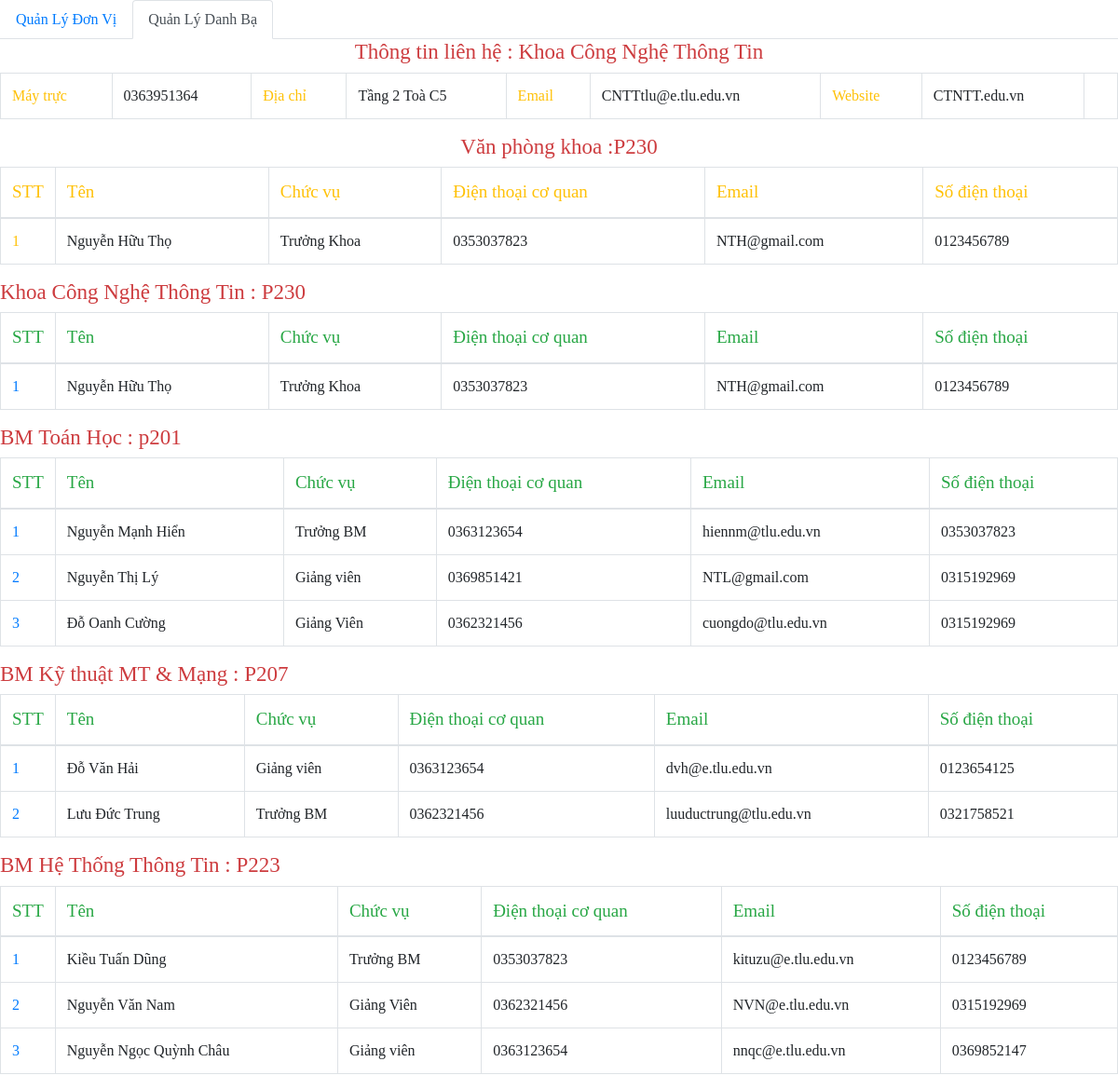
The app's page /admin/Donvi/Detail.php?id=20 (signed in), older data.
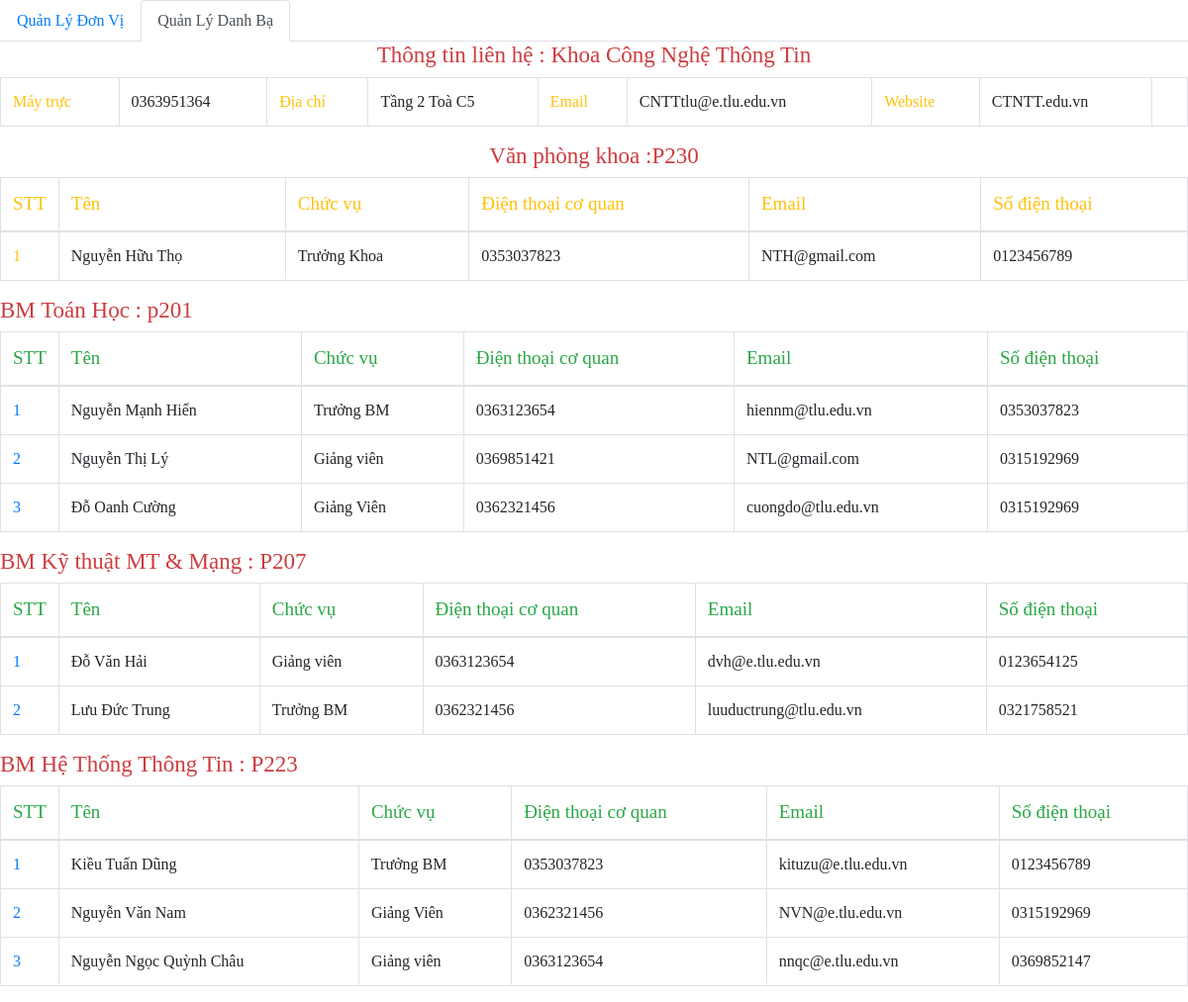
The same page, newer data.
### tables this page shows
CREATE TABLE `donvi` (
  `id` int(10) NOT NULL,
  `name` varchar(255) NOT NULL,
  `sophong` varchar(10) NOT NULL,
  `maytruc` int(255) DEFAULT NULL,
  `diachi` varchar(255) DEFAULT NULL,
  `email` varchar(255) DEFAULT NULL,
  `website` varchar(255) DEFAULT NULL,
  `id_child` int(10) DEFAULT NULL
);

CREATE TABLE `canbo` (
  `id` int(11) NOT NULL,
  `name` varchar(255) NOT NULL,
  `thumbnail` varchar(255) NOT NULL,
  `chucvu` varchar(255) NOT NULL,
  `coquan` varchar(255) NOT NULL,
  `email` varchar(255) NOT NULL,
  `sdt` int(11) NOT NULL,
  `id_donvi` int(10) DEFAULT NULL
);

### db/dbhelper.php (called while the page is built, shortened)
<?php
function select_list($sql) {
	$con = mysqli_connect(HOST, USERNAME, PASSWORD, DATABASE);
	$result = mysqli_query($con, $sql);
	$data   = [];
	while ($row = mysqli_fetch_array($result, 1)) {
		$data[] = $row;
	}
	return $data;
}

### admin/Donvi/Detail.php (the view, shortened to what this page needs)
<?php
require_once ('../../db/dbhelper.php');
if (isset($_GET['id'])) {
	$id      = $_GET['id'];
}
?>
<!DOCTYPE html>
<html>
<head>
	<link rel="stylesheet" href="https://maxcdn.bootstrapcdn.com/bootstrap/4.4.1/css/bootstrap.min.css">
	         <link rel="stylesheet" type="text/css" href="Detail.css">
	<link href="https://cdn.jsdelivr.net/npm/summernote@0.8.18/dist/summernote.min.css" rel="stylesheet">
</head>
<body  >
	<ul class="nav nav-tabs">
	  <li class="nav-item">
	    <a class="nav-link" href="index.php">Quản Lý Đơn Vị</a>
	  </li>
	   <li class="nav-item">
	    <a class="nav-link active" href="../Danhba/index.php">Quản Lý Danh Bạ</a>
	  </li>
	</ul>
			<table class="table table-bordered table-hover">
				<tbody>
<?php
$sql          = 'select * from donvi where id =' .$id;
$loginList = select_list($sql);
foreach ($loginList as $item) {
	echo '<tr>
				<td class="text-warning">Máy trực</td>
				<td >0'.$item['maytruc'].'</td>
				<td class="text-warning">Địa chỉ</td>
				<td >'.$item['diachi'].'</td>
				<td class="text-warning">Email</td>
				<td >'.$item['email'].'</td>
				<td class="text-warning">Website</td>
				<td >'.$item['website'].'</td>
				<td ></td>
			</tr>';
}
?>
<h2 class="text-center">Thông tin liên hệ : <?=$item['name']?></h2>
					</tbody>
			</table>
<h2 class="text-center">Văn phòng khoa :<?=$item['sophong']?></h2>
<table class="table table-bordered table-hover">
					<thead>
						<tr>
							<th width="50px" class="text-warning">STT</th>
							<th class="text-warning">Tên </th>
							<th class="text-warning"> Chức vụ</th>
							<th class="text-warning"> Điện thoại cơ quan</th>
							<th class="text-warning"> Email</th>
							<th class="text-warning">Số điện thoại</th>
						</tr>
					</thead>
					<tbody>
<?php
$sql          = 'select * from canbo where id_donvi = ' .$id;
$loginList = select_list($sql);
$index = 1;
foreach ($loginList as $item) {
	echo '<tr>
				<td class="text-warning">'.($index++).'</td>
				<td >'.$item['name'].'</td>
				<td >'.$item['chucvu'].'</td>
				<td >'.$item['coquan'].'</td>
				<td >'.$item['email'].'</td>
				<td >0'.$item['sdt'].'</td>
			</tr>';
}
?>
					</tbody>
</table>
<?php
$sqlid        = 'select * from donvi where id_child = ' .$id;
$listitem 		= select_list($sqlid);
foreach ($listitem as $list) {
	$idcb  = $list['id'];
	?>
<h2 class="">  <?=$list['name']?> : <?=$list['sophong']?></h2>
<table class="table table-bordered table-hover">
					<thead>
						<tr>
							<th width="50px" class="text-success">STT</th>
							<th class="text-success">Tên </th>
							<th class="text-success"> Chức vụ</th>
							<th class="text-success"> Điện thoại cơ quan</th>
							<th class="text-success"> Email</th>
							<th class="text-success">Số điện thoại</th>
						</tr>
					</thead>
					<tbody>
<?php
$sql          = 'select * from canbo where id_donvi = ' .$idcb;
$loginList = select_list($sql);
$index = 1;
foreach ($loginList as $item) {
	echo '<tr>
				<td class="text-primary">'.($index++).'</td>
				<td >'.$item['name'].'</td>
				<td >'.$item['chucvu'].'</td>
				<td >'.$item['coquan'].'</td>
				<td >'.$item['email'].'</td>
				<td >0'.$item['sdt'].'</td>
			</tr>';
}
?>
					</tbody>
				</table>
<?php }  ?>
</body>
</html>

Row changes from the older to the newer data that the page shows:
no longer on one of the page's lists (row edited): donvi: name "Khoa Công Nghệ Thông Tin", sophong "P230"
changed donvi "Tầng 2 Toà C5": loses canbo (name "Nguyễn Hữu Thọ", chucvu "Trưởng Khoa", coquan "0353037823", email "NTH@gmail.com", sdt "123456789")
